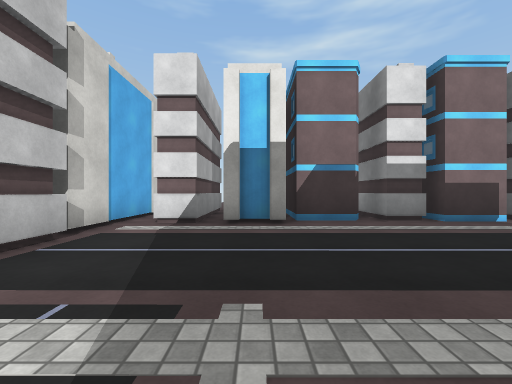
[1] (above)

17 first-person views from a walk through a 3-D level made in the Unity game engine. The camera is 1.2 m above the floor, looks level and sees 90° across. The floor is counted in squares, 2 m on a side. Each view is taken from the middle of a square. On the plan, view 1 faces up. The plan holds only what a view shows up to about 9 squares ahead; the rest is blank. The place goes on beyond the plan. The player is left out. Some surface patterns are stand-ins.

[2]
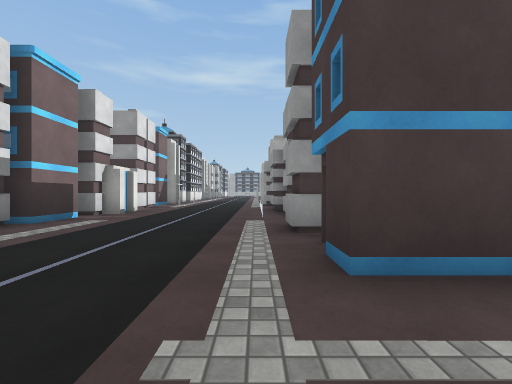

[3]
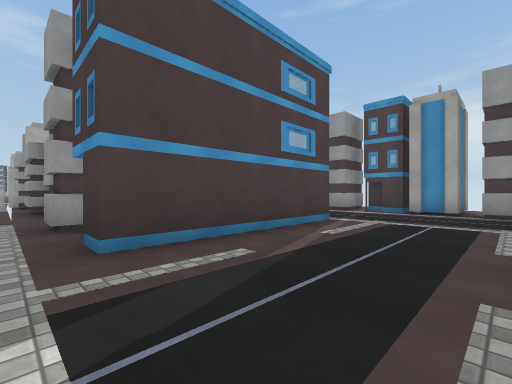

[4]
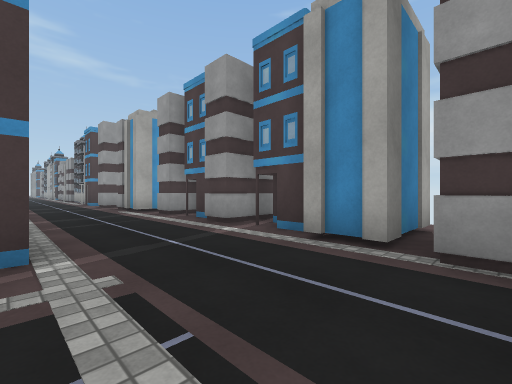

[5]
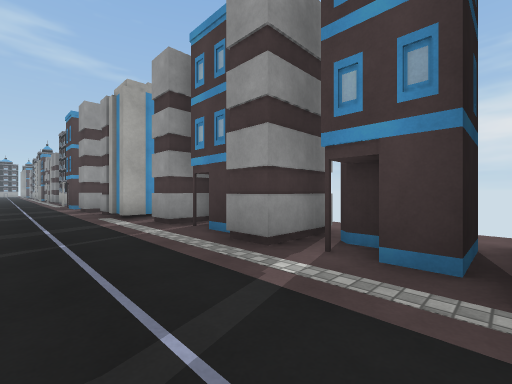

[6]
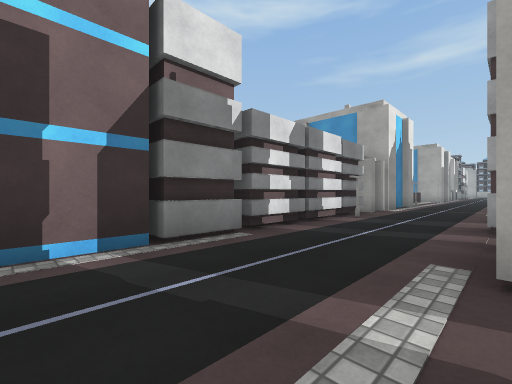

[7]
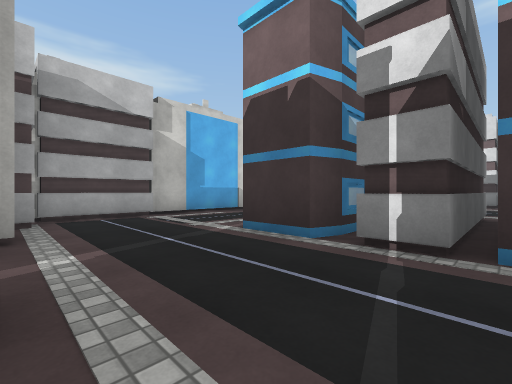

[8]
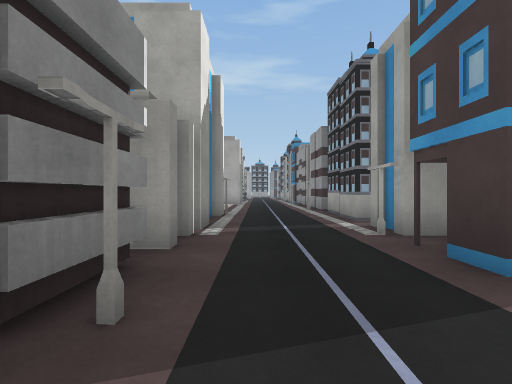

[9]
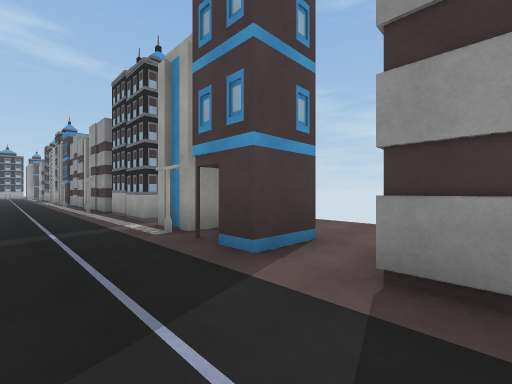

[10]
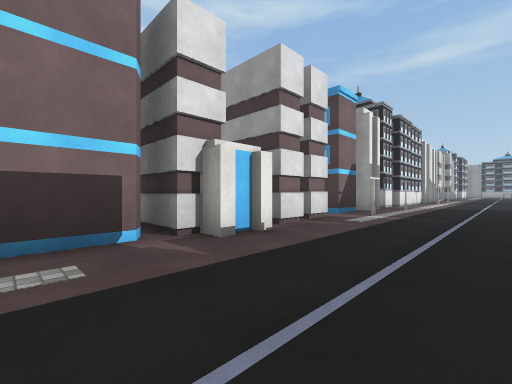

[11]
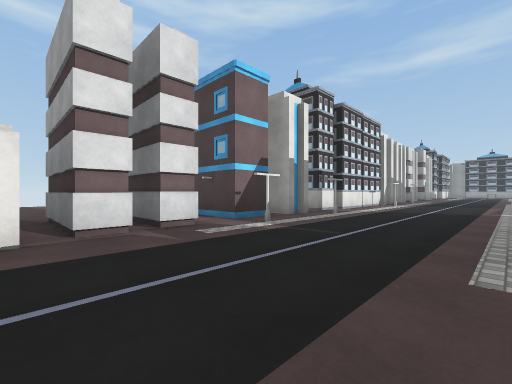

[12]
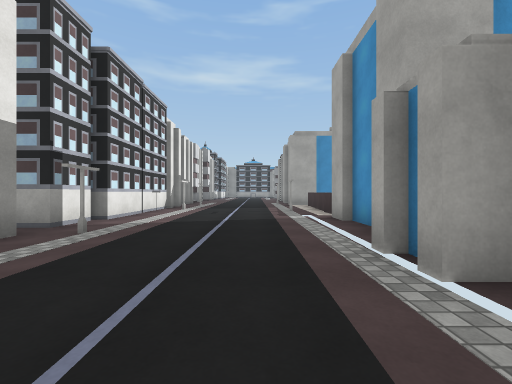

[13]
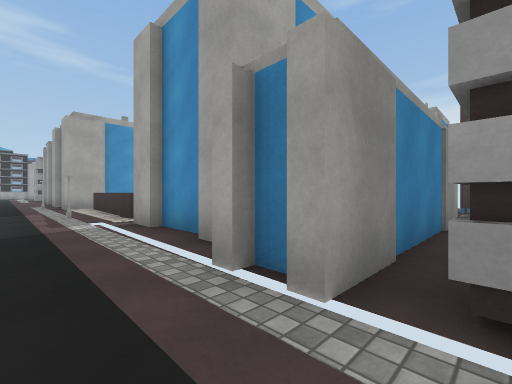

[14]
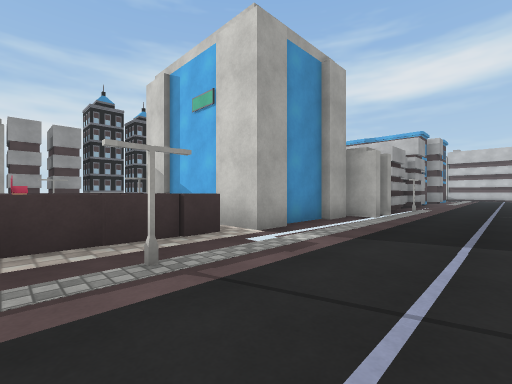

[15]
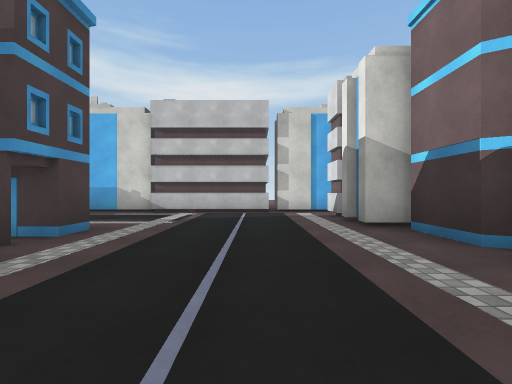

[16]
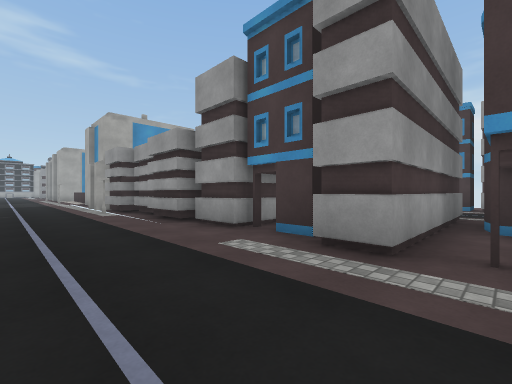

[17]
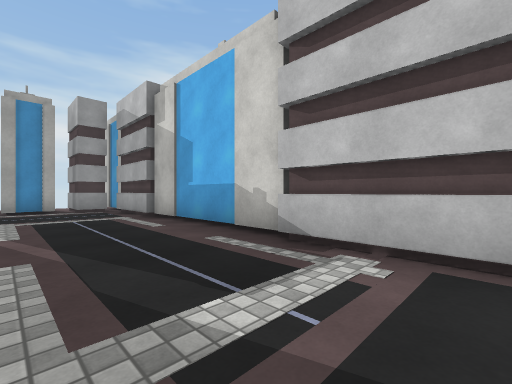

### Floor plan
Key: @ floor where view 1 was taken; # wall or solid block; . floor; O other object.
Columns run from 5 left of view 1 to 19 right of it. Each row starts with its distance up from view 1.
 10             ..
  9             ..
  8         O    .O   O
  7   #   #O# O#### O O
  6   # .##O##O####.#########
  5   ##.O.....O#O..O........
  4   O........O.............
  3   #......................
  2   #......................
  1 O O.....................O
  0 O #..@#O#############OOOO
 -1   #...#O##          ##
 -2   #...#O#            #
 -3   #...#O##      ###  # O
 -4   O...###########O####.O
 -5   #......................
 -6   O......................
 -7   #OOO....##O#O.O#O...##O
 -8   ####OOOOO#O  .### ##OO
 -9     #  O  O    ...

Where each view was taken, in squares from view 1:
view 1: 0 up, 0 right, facing up
view 2: 1 up, 1 left, facing right
view 3: 1 up, 2 left, facing down-right
view 4: 4 down, 2 left, facing down-right
view 5: 5 down, 0 right, facing down-right
view 6: 7 down, 4 right, facing up-right
view 7: 7 down, 4 right, facing up-left
view 8: 5 down, 9 right, facing right
view 9: 5 down, 9 right, facing down-right
view 10: 2 up, 4 right, facing up-right
view 11: 1 up, 7 right, facing up-right
view 12: 2 up, 10 right, facing right
view 13: 2 up, 11 right, facing down-right
view 14: 3 up, 19 right, facing down-left
view 15: 3 up, 5 right, facing left
view 16: 3 up, 2 right, facing down-right
view 17: 2 up, 0 right, facing down-left
